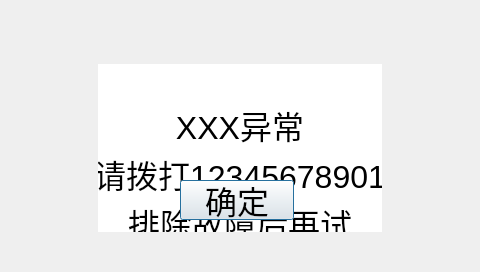
<?xml version="1.0" encoding="UTF-8"?>
<ui version="4.0">
 <class>selfcheck_Dialog</class>
 <widget class="QDialog" name="selfcheck_Dialog">
  <property name="geometry">
   <rect>
    <x>0</x>
    <y>0</y>
    <width>480</width>
    <height>272</height>
   </rect>
  </property>
  <property name="windowTitle">
   <string>Dialog</string>
  </property>
  <widget class="QPushButton" name="OK_Button">
   <property name="geometry">
    <rect>
     <x>180</x>
     <y>180</y>
     <width>114</width>
     <height>40</height>
    </rect>
   </property>
   <property name="font">
    <font>
     <pointsize>24</pointsize>
    </font>
   </property>
   <property name="styleSheet">
    <string notr="true"/>
   </property>
   <property name="text">
    <string>确定</string>
   </property>
  </widget>
  <widget class="QLabel" name="label">
   <property name="geometry">
    <rect>
     <x>98</x>
     <y>64</y>
     <width>284</width>
     <height>168</height>
    </rect>
   </property>
   <property name="font">
    <font>
     <pointsize>24</pointsize>
    </font>
   </property>
   <property name="styleSheet">
    <string notr="true">background-color: rgb(255, 255, 255);</string>
   </property>
   <property name="text">
    <string>
XXX异常
请拨打12345678901
排除故障后再试</string>
   </property>
   <property name="alignment">
    <set>Qt::AlignHCenter|Qt::AlignTop</set>
   </property>
  </widget>
  <zorder>label</zorder>
  <zorder>OK_Button</zorder>
 </widget>
 <resources/>
 <connections>
  <connection>
   <sender>OK_Button</sender>
   <signal>clicked()</signal>
   <receiver>selfcheck_Dialog</receiver>
   <slot>close()</slot>
   <hints>
    <hint type="sourcelabel">
     <x>236</x>
     <y>199</y>
    </hint>
    <hint type="destinationlabel">
     <x>239</x>
     <y>135</y>
    </hint>
   </hints>
  </connection>
 </connections>
</ui>
